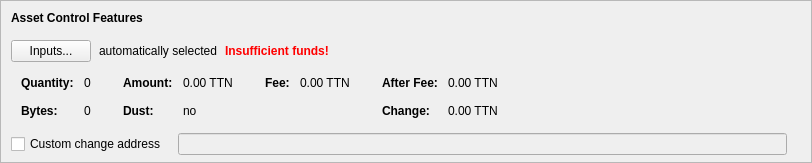
      <widget class="QFrame" name="frameAssetControl">
       <property name="sizePolicy">
        <sizepolicy hsizetype="Expanding" vsizetype="Fixed">
         <horstretch>0</horstretch>
         <verstretch>0</verstretch>
        </sizepolicy>
       </property>
       <property name="maximumSize">
        <size>
         <width>16777215</width>
         <height>16777215</height>
        </size>
       </property>
       <property name="frameShape">
        <enum>QFrame::StyledPanel</enum>
       </property>
       <property name="frameShadow">
        <enum>QFrame::Sunken</enum>
       </property>
       <layout class="QVBoxLayout" name="verticalLayoutAssetControl2">
        <property name="spacing">
         <number>0</number>
        </property>
        <property name="leftMargin">
         <number>0</number>
        </property>
        <property name="topMargin">
         <number>0</number>
        </property>
        <property name="rightMargin">
         <number>0</number>
        </property>
        <property name="bottomMargin">
         <number>6</number>
        </property>
        <item>
         <layout class="QVBoxLayout" name="verticalLayoutAssetControl" stretch="0,0,0,0,1">
          <property name="spacing">
           <number>0</number>
          </property>
          <property name="leftMargin">
           <number>10</number>
          </property>
          <property name="topMargin">
           <number>10</number>
          </property>
          <item>
           <layout class="QHBoxLayout" name="horizontalLayoutAssetControl1">
            <property name="bottomMargin">
             <number>15</number>
            </property>
            <item>
             <widget class="QLabel" name="labelAssetControlFeatures">
              <property name="sizePolicy">
               <sizepolicy hsizetype="Preferred" vsizetype="Maximum">
                <horstretch>0</horstretch>
                <verstretch>0</verstretch>
               </sizepolicy>
              </property>
              <property name="font">
               <font>
                <weight>75</weight>
                <bold>true</bold>
               </font>
              </property>
              <property name="styleSheet">
               <string notr="true">font-weight:bold;</string>
              </property>
              <property name="text">
               <string>Asset Control Features</string>
              </property>
             </widget>
            </item>
           </layout>
          </item>
          <item>
           <layout class="QHBoxLayout" name="horizontalLayoutAssetControl2" stretch="0,0,0,0">
            <property name="spacing">
             <number>8</number>
            </property>
            <property name="bottomMargin">
             <number>10</number>
            </property>
            <item>
             <widget class="QPushButton" name="pushButtonAssetControl">
              <property name="styleSheet">
               <string notr="true"/>
              </property>
              <property name="text">
               <string>Inputs...</string>
              </property>
              <property name="autoDefault">
               <bool>false</bool>
              </property>
             </widget>
            </item>
            <item>
             <widget class="QLabel" name="labelAssetControlAutomaticallySelected">
              <property name="text">
               <string>automatically selected</string>
              </property>
              <property name="margin">
               <number>5</number>
              </property>
             </widget>
            </item>
            <item>
             <widget class="QLabel" name="labelAssetControlInsuffFunds">
              <property name="font">
               <font>
                <weight>75</weight>
                <bold>true</bold>
               </font>
              </property>
              <property name="styleSheet">
               <string notr="true">color:red;font-weight:bold;</string>
              </property>
              <property name="text">
               <string>Insufficient funds!</string>
              </property>
              <property name="margin">
               <number>5</number>
              </property>
             </widget>
            </item>
            <item>
             <spacer name="horizontalSpacerAssetControl">
              <property name="orientation">
               <enum>Qt::Horizontal</enum>
              </property>
              <property name="sizeHint" stdset="0">
               <size>
                <width>40</width>
                <height>1</height>
               </size>
              </property>
             </spacer>
            </item>
           </layout>
          </item>
          <item>
           <widget class="QWidget" name="widgetAssetControl" native="true">
            <property name="sizePolicy">
             <sizepolicy hsizetype="Preferred" vsizetype="Preferred">
              <horstretch>0</horstretch>
              <verstretch>0</verstretch>
             </sizepolicy>
            </property>
            <property name="minimumSize">
             <size>
              <width>0</width>
              <height>0</height>
             </size>
            </property>
            <property name="styleSheet">
             <string notr="true"/>
            </property>
            <layout class="QHBoxLayout" name="horizontalLayoutAssetControl5">
             <property name="leftMargin">
              <number>0</number>
             </property>
             <property name="topMargin">
              <number>0</number>
             </property>
             <property name="rightMargin">
              <number>0</number>
             </property>
             <property name="bottomMargin">
              <number>0</number>
             </property>
             <item>
              <layout class="QHBoxLayout" name="horizontalLayoutAssetControl3" stretch="0,0,0,1">
               <property name="spacing">
                <number>20</number>
               </property>
               <property name="topMargin">
                <number>0</number>
               </property>
               <property name="bottomMargin">
                <number>10</number>
               </property>
               <item>
                <layout class="QFormLayout" name="formLayoutAssetControl1">
                 <property name="horizontalSpacing">
                  <number>10</number>
                 </property>
                 <property name="verticalSpacing">
                  <number>14</number>
                 </property>
                 <property name="leftMargin">
                  <number>10</number>
                 </property>
                 <property name="topMargin">
                  <number>4</number>
                 </property>
                 <property name="rightMargin">
                  <number>6</number>
                 </property>
                 <item row="0" column="0">
                  <widget class="QLabel" name="labelAssetControlQuantityText">
                   <property name="font">
                    <font>
                     <weight>75</weight>
                     <bold>true</bold>
                    </font>
                   </property>
                   <property name="text">
                    <string>Quantity:</string>
                   </property>
                   <property name="margin">
                    <number>0</number>
                   </property>
                  </widget>
                 </item>
                 <item row="0" column="1">
                  <widget class="QLabel" name="labelAssetControlQuantity">
                   <property name="cursor">
                    <cursorShape>IBeamCursor</cursorShape>
                   </property>
                   <property name="contextMenuPolicy">
                    <enum>Qt::ActionsContextMenu</enum>
                   </property>
                   <property name="text">
                    <string notr="true">0</string>
                   </property>
                   <property name="margin">
                    <number>0</number>
                   </property>
                   <property name="textInteractionFlags">
                    <set>Qt::LinksAccessibleByMouse|Qt::TextSelectableByKeyboard|Qt::TextSelectableByMouse</set>
                   </property>
                  </widget>
                 </item>
                 <item row="1" column="0">
                  <widget class="QLabel" name="labelAssetControlBytesText">
                   <property name="font">
                    <font>
                     <weight>75</weight>
                     <bold>true</bold>
                    </font>
                   </property>
                   <property name="text">
                    <string>Bytes:</string>
                   </property>
                  </widget>
                 </item>
                 <item row="1" column="1">
                  <widget class="QLabel" name="labelAssetControlBytes">
                   <property name="cursor">
                    <cursorShape>IBeamCursor</cursorShape>
                   </property>
                   <property name="contextMenuPolicy">
                    <enum>Qt::ActionsContextMenu</enum>
                   </property>
                   <property name="text">
                    <string notr="true">0</string>
                   </property>
                   <property name="textInteractionFlags">
                    <set>Qt::LinksAccessibleByMouse|Qt::TextSelectableByKeyboard|Qt::TextSelectableByMouse</set>
                   </property>
                  </widget>
                 </item>
                </layout>
               </item>
               <item>
                <layout class="QFormLayout" name="formLayoutAssetControl2">
                 <property name="horizontalSpacing">
                  <number>10</number>
                 </property>
                 <property name="verticalSpacing">
                  <number>14</number>
                 </property>
                 <property name="leftMargin">
                  <number>6</number>
                 </property>
                 <property name="topMargin">
                  <number>4</number>
                 </property>
                 <property name="rightMargin">
                  <number>6</number>
                 </property>
                 <item row="0" column="0">
                  <widget class="QLabel" name="labelAssetControlAmountText">
                   <property name="font">
                    <font>
                     <weight>75</weight>
                     <bold>true</bold>
                    </font>
                   </property>
                   <property name="text">
                    <string>Amount:</string>
                   </property>
                   <property name="margin">
                    <number>0</number>
                   </property>
                  </widget>
                 </item>
                 <item row="0" column="1">
                  <widget class="QLabel" name="labelAssetControlAmount">
                   <property name="cursor">
                    <cursorShape>IBeamCursor</cursorShape>
                   </property>
                   <property name="contextMenuPolicy">
                    <enum>Qt::ActionsContextMenu</enum>
                   </property>
                   <property name="text">
                    <string notr="true">0.00 TTN</string>
                   </property>
                   <property name="textInteractionFlags">
                    <set>Qt::LinksAccessibleByMouse|Qt::TextSelectableByKeyboard|Qt::TextSelectableByMouse</set>
                   </property>
                  </widget>
                 </item>
                 <item row="1" column="0">
                  <widget class="QLabel" name="labelAssetControlLowOutputText">
                   <property name="font">
                    <font>
                     <weight>75</weight>
                     <bold>true</bold>
                    </font>
                   </property>
                   <property name="text">
                    <string>Dust:</string>
                   </property>
                  </widget>
                 </item>
                 <item row="1" column="1">
                  <widget class="QLabel" name="labelAssetControlLowOutput">
                   <property name="cursor">
                    <cursorShape>IBeamCursor</cursorShape>
                   </property>
                   <property name="contextMenuPolicy">
                    <enum>Qt::ActionsContextMenu</enum>
                   </property>
                   <property name="text">
                    <string notr="true">no</string>
                   </property>
                   <property name="textInteractionFlags">
                    <set>Qt::LinksAccessibleByMouse|Qt::TextSelectableByKeyboard|Qt::TextSelectableByMouse</set>
                   </property>
                  </widget>
                 </item>
                </layout>
               </item>
               <item>
                <layout class="QFormLayout" name="formLayoutAssetControl3">
                 <property name="horizontalSpacing">
                  <number>10</number>
                 </property>
                 <property name="verticalSpacing">
                  <number>14</number>
                 </property>
                 <property name="leftMargin">
                  <number>6</number>
                 </property>
                 <property name="topMargin">
                  <number>4</number>
                 </property>
                 <property name="rightMargin">
                  <number>6</number>
                 </property>
                 <item row="0" column="0">
                  <widget class="QLabel" name="labelAssetControlFeeText">
                   <property name="font">
                    <font>
                     <weight>75</weight>
                     <bold>true</bold>
                    </font>
                   </property>
                   <property name="text">
                    <string>Fee:</string>
                   </property>
                   <property name="margin">
                    <number>0</number>
                   </property>
                  </widget>
                 </item>
                 <item row="0" column="1">
                  <widget class="QLabel" name="labelAssetControlFee">
                   <property name="cursor">
                    <cursorShape>IBeamCursor</cursorShape>
                   </property>
                   <property name="contextMenuPolicy">
                    <enum>Qt::ActionsContextMenu</enum>
                   </property>
                   <property name="text">
                    <string notr="true">0.00 TTN</string>
                   </property>
                   <property name="textInteractionFlags">
                    <set>Qt::LinksAccessibleByMouse|Qt::TextSelectableByKeyboard|Qt::TextSelectableByMouse</set>
                   </property>
                  </widget>
                 </item>
                </layout>
               </item>
               <item>
                <layout class="QFormLayout" name="formLayoutAssetControl4">
                 <property name="horizontalSpacing">
                  <number>10</number>
                 </property>
                 <property name="verticalSpacing">
                  <number>14</number>
                 </property>
                 <property name="leftMargin">
                  <number>6</number>
                 </property>
                 <property name="topMargin">
                  <number>4</number>
                 </property>
                 <property name="rightMargin">
                  <number>6</number>
                 </property>
                 <item row="0" column="0">
                  <widget class="QLabel" name="labelAssetControlAfterFeeText">
                   <property name="font">
                    <font>
                     <weight>75</weight>
                     <bold>true</bold>
                    </font>
                   </property>
                   <property name="text">
                    <string>After Fee:</string>
                   </property>
                   <property name="margin">
                    <number>0</number>
                   </property>
                  </widget>
                 </item>
                 <item row="0" column="1">
                  <widget class="QLabel" name="labelAssetControlAfterFee">
                   <property name="cursor">
                    <cursorShape>IBeamCursor</cursorShape>
                   </property>
                   <property name="contextMenuPolicy">
                    <enum>Qt::ActionsContextMenu</enum>
                   </property>
                   <property name="text">
                    <string notr="true">0.00 TTN</string>
                   </property>
                   <property name="textInteractionFlags">
                    <set>Qt::LinksAccessibleByMouse|Qt::TextSelectableByKeyboard|Qt::TextSelectableByMouse</set>
                   </property>
                  </widget>
                 </item>
                 <item row="1" column="0">
                  <widget class="QLabel" name="labelAssetControlChangeText">
                   <property name="font">
                    <font>
                     <weight>75</weight>
                     <bold>true</bold>
                    </font>
                   </property>
                   <property name="text">
                    <string>Change:</string>
                   </property>
                  </widget>
                 </item>
                 <item row="1" column="1">
                  <widget class="QLabel" name="labelAssetControlChange">
                   <property name="cursor">
                    <cursorShape>IBeamCursor</cursorShape>
                   </property>
                   <property name="contextMenuPolicy">
                    <enum>Qt::ActionsContextMenu</enum>
                   </property>
                   <property name="text">
                    <string notr="true">0.00 TTN</string>
                   </property>
                   <property name="textInteractionFlags">
                    <set>Qt::LinksAccessibleByMouse|Qt::TextSelectableByKeyboard|Qt::TextSelectableByMouse</set>
                   </property>
                  </widget>
                 </item>
                </layout>
               </item>
              </layout>
             </item>
            </layout>
           </widget>
          </item>
          <item>
           <layout class="QHBoxLayout" name="horizontalLayoutAssetControl4" stretch="0,0,0">
            <property name="spacing">
             <number>12</number>
            </property>
            <property name="sizeConstraint">
             <enum>QLayout::SetDefaultConstraint</enum>
            </property>
            <property name="topMargin">
             <number>5</number>
            </property>
            <property name="rightMargin">
             <number>5</number>
            </property>
            <item>
             <widget class="QCheckBox" name="checkBoxAssetControlChange">
              <property name="toolTip">
               <string>If this is activated, but the change address is empty or invalid, change will be sent to a newly generated address.</string>
              </property>
              <property name="text">
               <string>Custom change address</string>
              </property>
             </widget>
            </item>
            <item>
             <widget class="QValidatedLineEdit" name="lineEditAssetControlChange">
              <property name="enabled">
               <bool>false</bool>
              </property>
              <property name="sizePolicy">
               <sizepolicy hsizetype="Expanding" vsizetype="Fixed">
                <horstretch>0</horstretch>
                <verstretch>0</verstretch>
               </sizepolicy>
              </property>
             </widget>
            </item>
            <item>
             <widget class="QLabel" name="labelAssetControlChangeLabel">
              <property name="sizePolicy">
               <sizepolicy hsizetype="Preferred" vsizetype="Expanding">
                <horstretch>0</horstretch>
                <verstretch>0</verstretch>
               </sizepolicy>
              </property>
              <property name="minimumSize">
               <size>
                <width>0</width>
                <height>0</height>
               </size>
              </property>
              <property name="text">
               <string/>
              </property>
              <property name="margin">
               <number>3</number>
              </property>
             </widget>
            </item>
           </layout>
          </item>
          <item>
           <spacer name="verticalSpacerAssetControl">
            <property name="orientation">
             <enum>Qt::Vertical</enum>
            </property>
            <property name="sizeHint" stdset="0">
             <size>
              <width>800</width>
              <height>1</height>
             </size>
            </property>
           </spacer>
          </item>
         </layout>
        </item>
       </layout>
      </widget>
